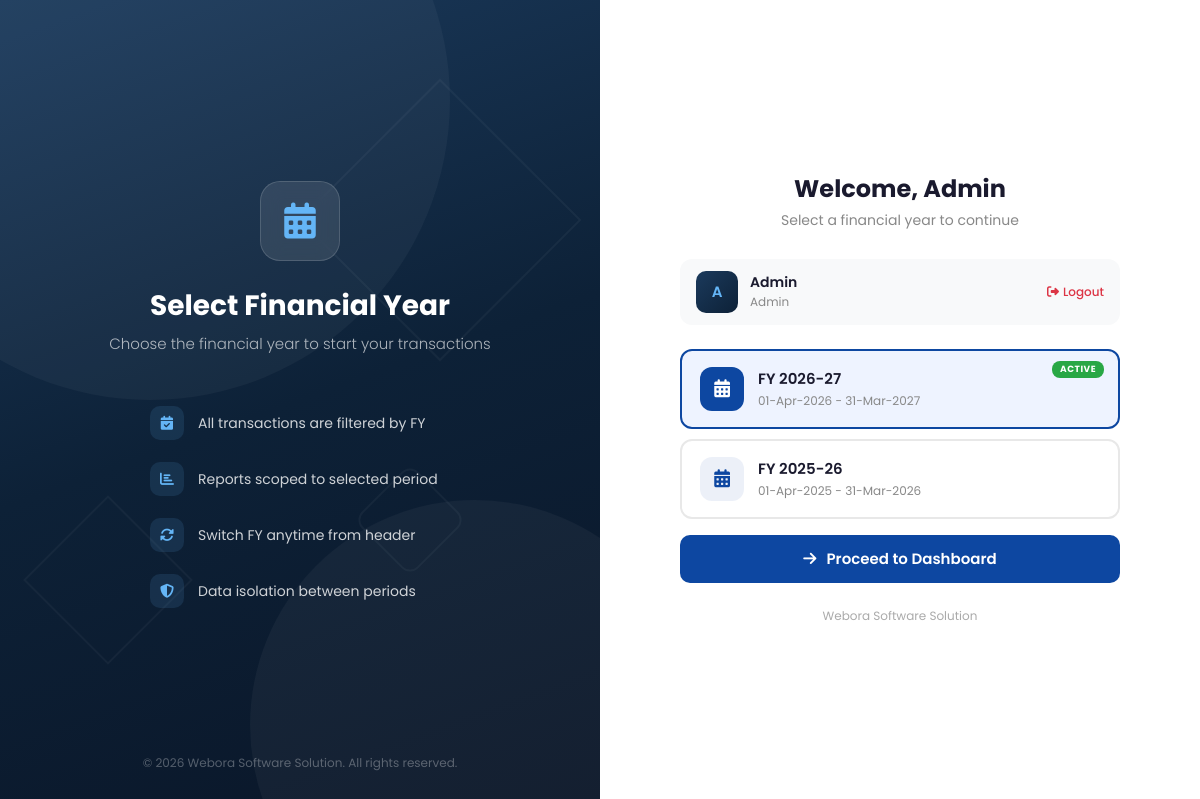
/financial_year.php (signed in), run on an earlier commit of the app's database.
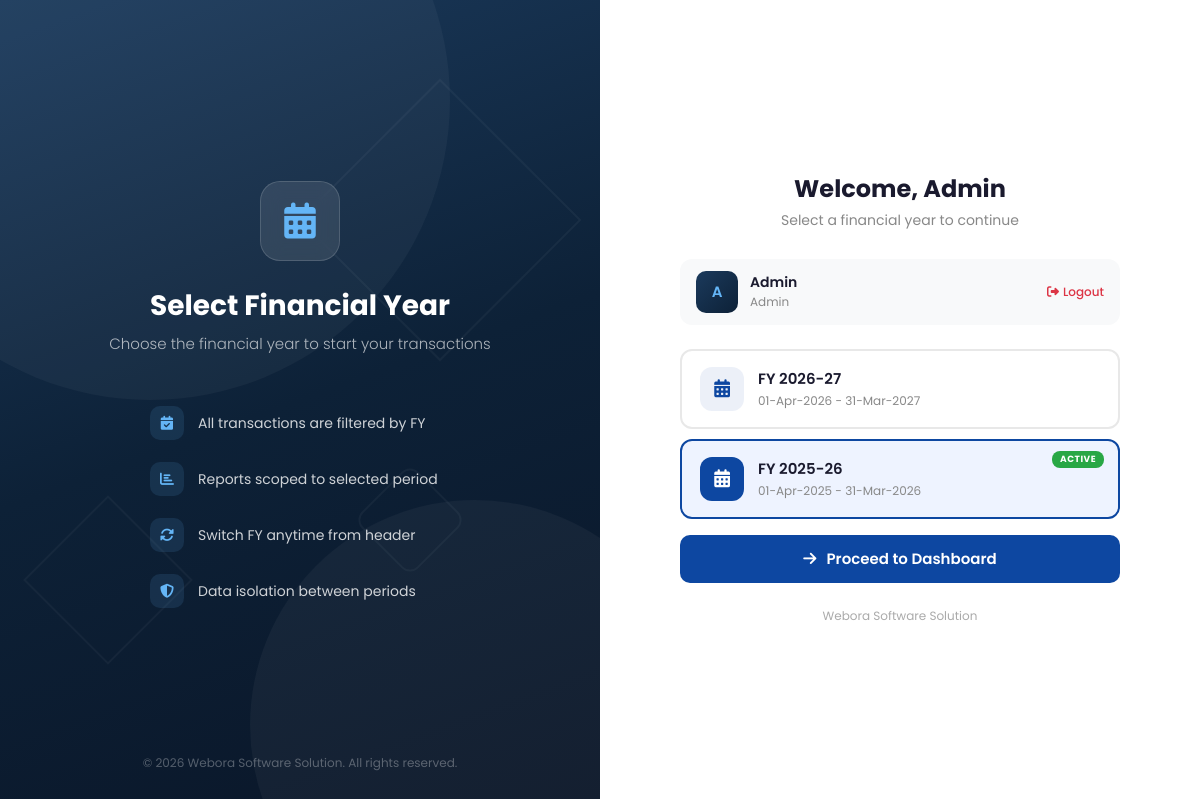
And on a later commit of the database.
### tables this page shows
CREATE TABLE `company` (
  `id` int unsigned NOT NULL AUTO_INCREMENT,
  `name` varchar(150) DEFAULT NULL,
  `email` varchar(100) DEFAULT NULL,
  `phone` varchar(20) DEFAULT NULL,
  `address` text,
  `city` varchar(100) DEFAULT NULL,
  `state` varchar(100) DEFAULT NULL,
  `pincode` varchar(10) DEFAULT NULL,
  `gstin` varchar(20) DEFAULT NULL,
  `pan` varchar(20) DEFAULT NULL,
  `logo` varchar(255) DEFAULT NULL,
  `signature` varchar(255) DEFAULT NULL,
  `bank_name` varchar(150) DEFAULT NULL,
  `bank_account` varchar(50) DEFAULT NULL,
  `bank_ifsc` varchar(20) DEFAULT NULL,
  `upi_id` varchar(100) DEFAULT NULL,
  `created_at` timestamp NOT NULL DEFAULT CURRENT_TIMESTAMP,
  PRIMARY KEY (`id`)
);

CREATE TABLE `financial_years` (
  `id` int unsigned NOT NULL AUTO_INCREMENT,
  `name` varchar(50) NOT NULL,
  `start_date` date NOT NULL,
  `end_date` date NOT NULL,
  `is_active` tinyint(1) NOT NULL DEFAULT '0',
  `created_at` timestamp NOT NULL DEFAULT CURRENT_TIMESTAMP,
  `updated_at` timestamp NOT NULL DEFAULT CURRENT_TIMESTAMP ON UPDATE CURRENT_TIMESTAMP,
  PRIMARY KEY (`id`),
  KEY `idx_financial_years_active` (`is_active`),
  KEY `idx_financial_years_dates` (`start_date`,`end_date`)
);

### functions.php (called while the page is built, shortened)
<?php
function h($data) {
    return htmlspecialchars((string)$data, ENT_QUOTES, 'UTF-8');
}
function currentUser() {
    return $_SESSION['user'] ?? null;
}
function query($sql, $params = []) {
    global $pdo;
    $stmt = $pdo->prepare($sql);
    $stmt->execute($params);
    return $stmt;
}
function fetch($sql, $params = []) {
    return query($sql, $params)->fetch(PDO::FETCH_ASSOC);
}
function fetchAll($sql, $params = []) {
    return query($sql, $params)->fetchAll(PDO::FETCH_ASSOC);
}
function dateFormatted($date) {
    return date('d-M-Y', strtotime($date));
}
function getCompany() {
    static $cache = null;
    if ($cache === null) {
        $cache = fetch("SELECT * FROM company LIMIT 1");
    }
    return $cache;
}
function getAllFinancialYears() {
    return fetchAll("SELECT * FROM financial_years ORDER BY start_date DESC");
}
function getActiveFinancialYear() {
    return fetch("SELECT * FROM financial_years WHERE is_active = 1 LIMIT 1");
}
function getInitials($name) {
    $words  = explode(' ', trim($name));
    $initials = '';
    foreach (array_slice($words, 0, 2) as $w) {
        if (!empty($w)) {
            $initials .= strtoupper($w[0]);
        }
    }
    return $initials;
}

### financial_year.php (the view, shortened to what this page needs)
<?php
require_once 'db.php';
require_once 'functions.php';
$company = getCompany();
$companyName = $company['name'] ?? 'Computer Shop Billing';
$financialYears = getAllFinancialYears();
$activeFY = getActiveFinancialYear();
$user = currentUser();
$initials = getInitials($user['full_name'] ?? $user['username'] ?? 'U');
?>
<!DOCTYPE html>
<html lang="en">
<head>
    <link href="https://cdn.jsdelivr.net/npm/bootstrap@5.3.2/dist/css/bootstrap.min.css" rel="stylesheet">
    <link href="https://cdnjs.cloudflare.com/ajax/libs/font-awesome/6.5.0/css/all.min.css" rel="stylesheet">
</head>
<body>
    <div class="fy-wrapper">
        <div class="brand-panel">
            <div class="geo-shape shape-1"></div>
            <div class="geo-shape shape-2"></div>
            <div class="geo-shape shape-3"></div>
            <div class="brand-content">
                <div class="brand-logo">
                    <i class="fas fa-calendar-alt"></i>
                </div>
                <h1 class="brand-title">Select Financial Year</h1>
                <p class="brand-subtitle">Choose the financial year to start your transactions</p>
                <ul class="brand-features">
                    <li><i class="fas fa-calendar-check"></i> All transactions are filtered by FY</li>
                    <li><i class="fas fa-chart-bar"></i> Reports scoped to selected period</li>
                    <li><i class="fas fa-sync-alt"></i> Switch FY anytime from header</li>
                    <li><i class="fas fa-shield-alt"></i> Data isolation between periods</li>
                </ul>
            </div>
            <div class="brand-footer">&copy; <?= date('Y') ?> <?= h($companyName) ?>. All rights reserved.</div>
        </div>
        <div class="form-panel">
            <div class="form-container">
                <div class="form-header">
                    <h1>Welcome, <?= h($user['full_name'] ?? $user['username']) ?></h1>
                    <p>Select a financial year to continue</p>
                </div>
                <div class="user-badge">
                    <div class="user-avatar"><?= $initials ?></div>
                    <div class="user-info">
                        <div class="name"><?= h($user['full_name'] ?? $user['username']) ?></div>
                        <div class="role"><?= h($user['role'] ?? 'user') ?></div>
                    </div>
                    <a href="logout.php" style="font-size:12px;color:#dc3545;text-decoration:none;font-weight:500;">
                        <i class="fas fa-sign-out-alt me-1"></i>Logout
                    </a>
                </div>
                <form method="POST" action="" id="fyForm">
                    <?php if (empty($financialYears)): ?>
                        <div class="text-center py-4">
                            <i class="fas fa-calendar-times d-block mb-3" style="font-size:40px;color:#ddd;"></i>
                            <p class="text-muted mb-3">No financial years found. Please create one first.</p>
                            <a href="financial_year_manage.php" class="btn btn-outline-primary">
                                <i class="fas fa-plus me-2"></i>Create Financial Year
                            </a>
                        </div>
                    <?php else: ?>
                        <?php
                            $selectedFy = null;
                            if ($activeFY) {
                                $selectedFy = $activeFY['id'];
                            } elseif (!empty($financialYears)) {
                                $selectedFy = $financialYears[0]['id'];
                            }
                        ?>
                        <?php foreach ($financialYears as $fy): ?>
                            <label class="fy-card<?= ($selectedFy == $fy['id']) ? ' selected' : '' ?><?= $fy['is_active'] ? ' active-badge' : '' ?>" onclick="selectFY(this, <?= (int)$fy['id'] ?>)">
                                <div class="fy-icon"><i class="fas fa-calendar-alt"></i></div>
                                <div class="fy-details">
                                    <div class="fy-name"><?= h($fy['name']) ?></div>
                                    <div class="fy-dates"><?= dateFormatted($fy['start_date']) ?> - <?= dateFormatted($fy['end_date']) ?></div>
                                </div>
                            </label>
                        <?php endforeach; ?>
                        <button type="submit" class="btn-submit mt-3" id="btnProceed" <?= !$selectedFy ? 'disabled' : '' ?>>
                            <i class="fas fa-arrow-right"></i> Proceed to Dashboard
                        </button>
                    <?php endif; ?>
                </form>
                <div class="form-footer"><?= h($companyName) ?></div>
            </div>
        </div>
    </div>
</body>
</html>

What changed in the data, as far as the page shows it:
changed financial_years "FY 2026-27": is_active 1 → 0 (drawn)
changed financial_years "FY 2025-26": is_active 0 → 1 (drawn)
